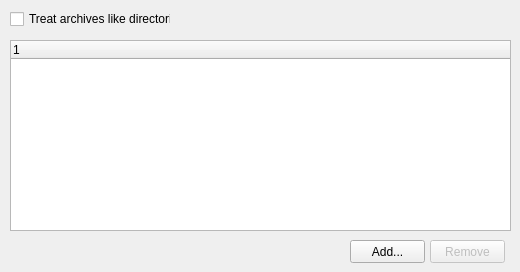
         <widget class="QWidget" name="tab_14" >
          <attribute name="title" >
           <string>&amp;Packer</string>
          </attribute>
          <widget class="QTreeWidget" name="qtwPackerPlugins" >
           <property name="geometry" >
            <rect>
             <x>10</x>
             <y>40</y>
             <width>501</width>
             <height>191</height>
            </rect>
           </property>
           <property name="rootIsDecorated" >
            <bool>false</bool>
           </property>
           <column>
            <property name="text" >
             <string>1</string>
            </property>
           </column>
          </widget>
          <widget class="QPushButton" name="qpbAddPackerPlugin" >
           <property name="geometry" >
            <rect>
             <x>350</x>
             <y>240</y>
             <width>75</width>
             <height>23</height>
            </rect>
           </property>
           <property name="text" >
            <string>Add...</string>
           </property>
          </widget>
          <widget class="QPushButton" name="qpbRemovePackerPlugin" >
           <property name="enabled" >
            <bool>false</bool>
           </property>
           <property name="geometry" >
            <rect>
             <x>430</x>
             <y>240</y>
             <width>75</width>
             <height>23</height>
            </rect>
           </property>
           <property name="text" >
            <string>Remove</string>
           </property>
          </widget>
          <widget class="QCheckBox" name="qcbTreatArchivesLikeDirectories" >
           <property name="geometry" >
            <rect>
             <x>10</x>
             <y>10</y>
             <width>161</width>
             <height>18</height>
            </rect>
           </property>
           <property name="text" >
            <string>Treat archives like directories</string>
           </property>
          </widget>
         </widget>
